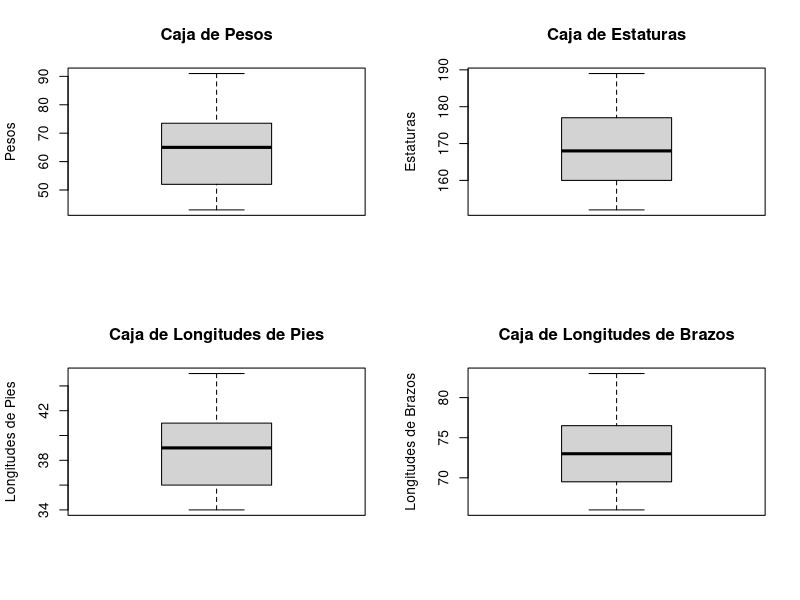
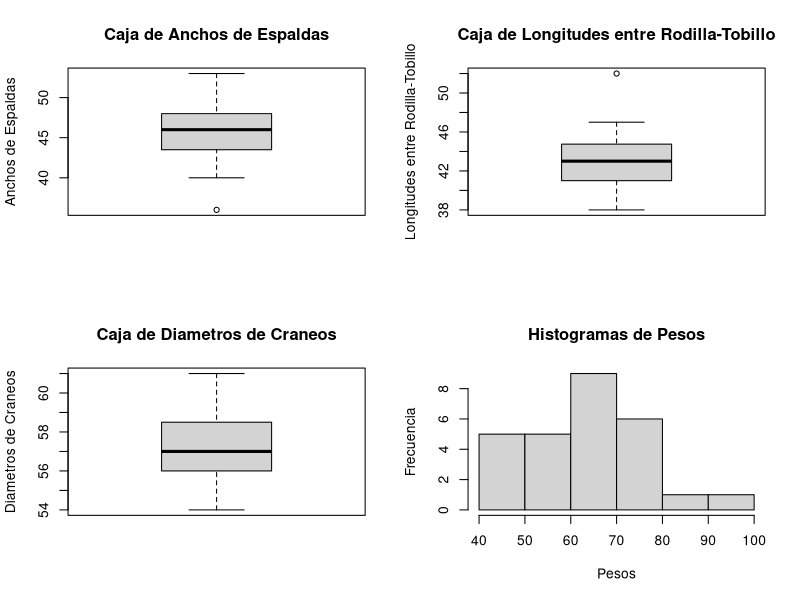
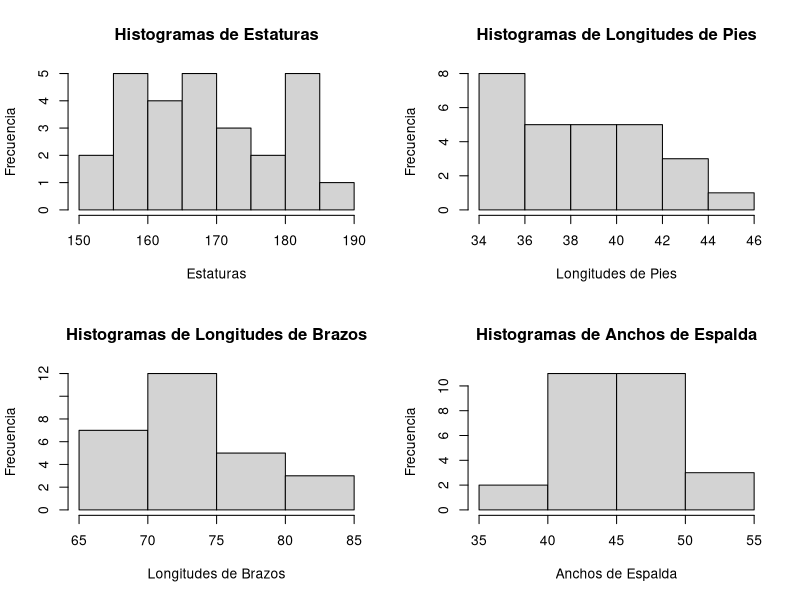
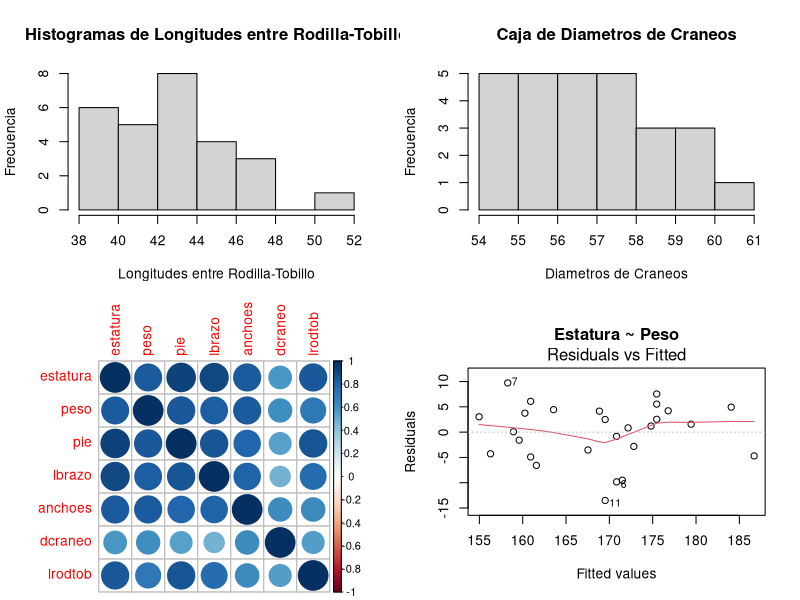
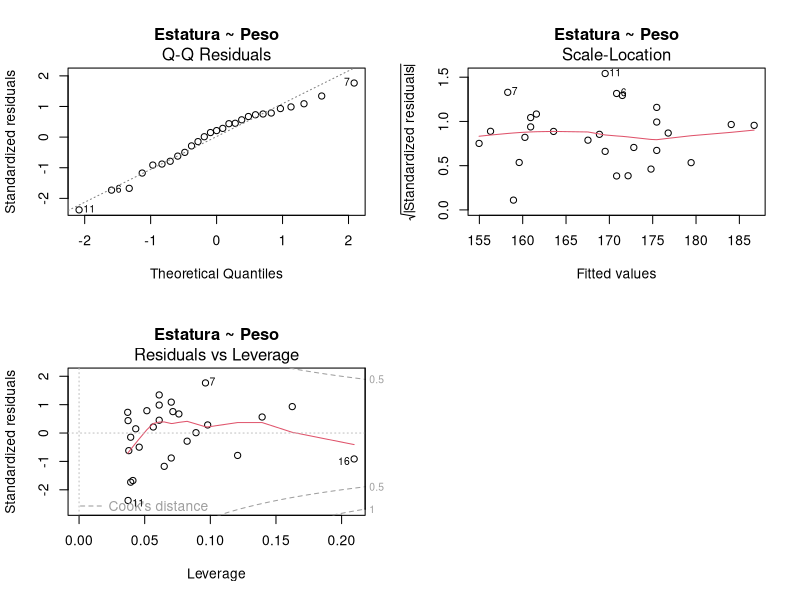
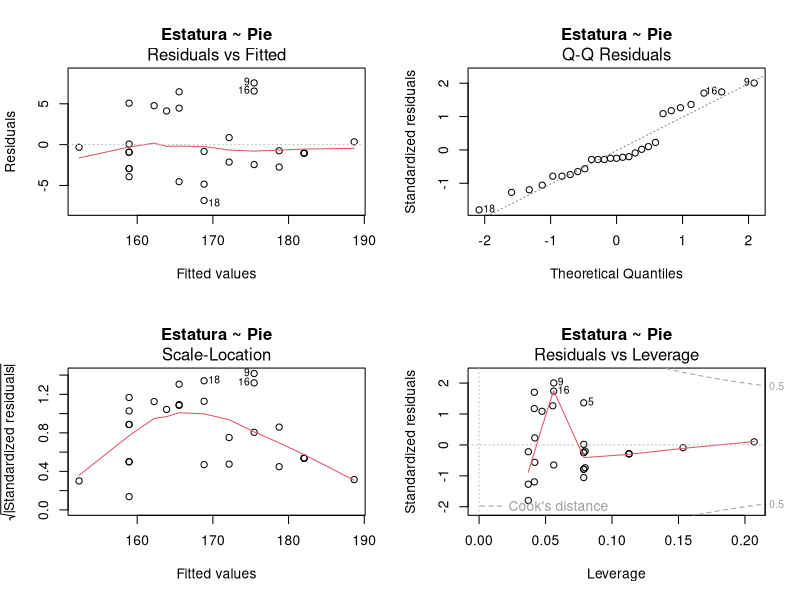
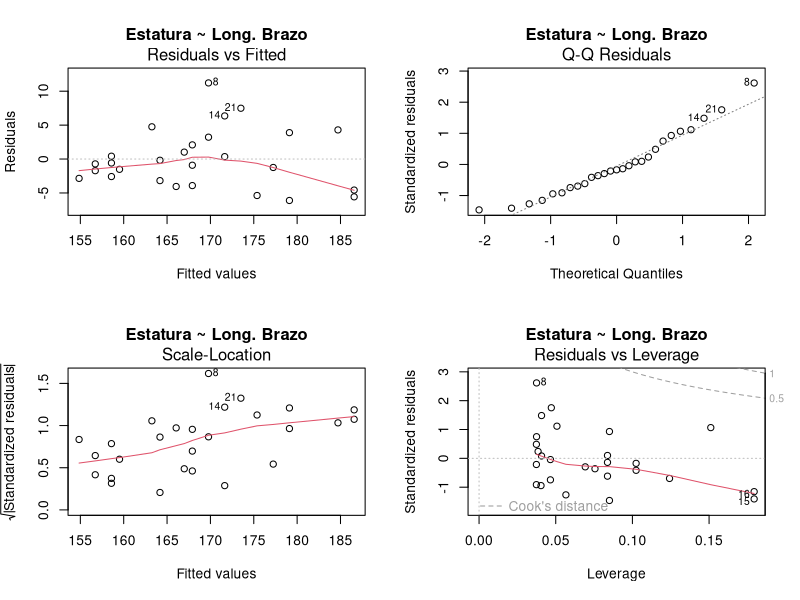
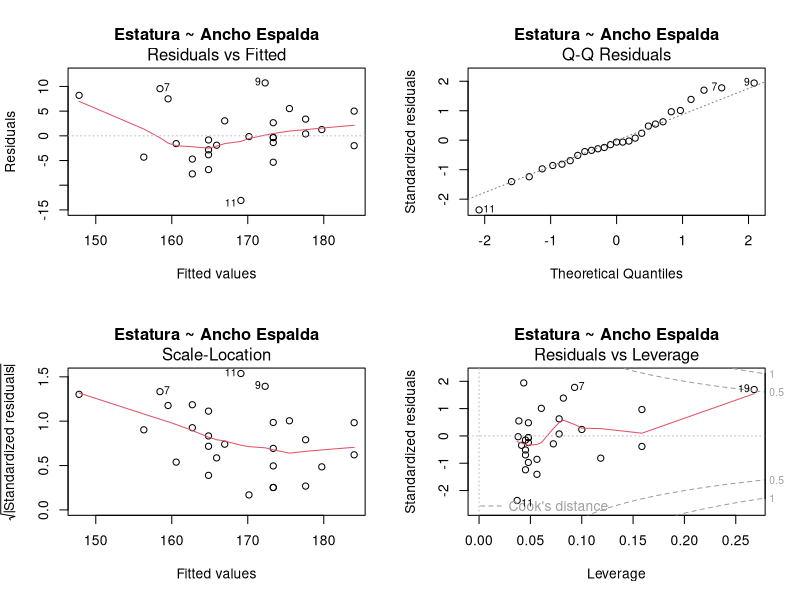

These charts were generated, in order, by the following R code:
# Proyecto Final
# Autor: David Segura #13-11341
#        Manuel Faria #15-10463
#        Juan Oropeza #15-11041

library(corrplot)
datos = read.table("Proyecto2A.txt",header=T)
par(mfrow = c(2,2))

# 1. Realice un analisis descriptivo y exploratorio de los datos. Incluya en este
# analisis la matriz de correlacion.

# Peso
peso = datos$peso
summary(peso)
sd(peso)
boxplot(peso,main="Caja de Pesos",ylab="Pesos")

# Estatura
estatura = datos$estatura
summary(estatura)
sd(estatura)
boxplot(estatura,main="Caja de Estaturas",ylab="Estaturas")

# Longitud de Pie
pie = datos$pie
summary(pie)
sd(pie)
boxplot(pie,main="Caja de Longitudes de Pies",ylab="Longitudes de Pies")

# Longitud de Brazo
lbrazo = datos$lbrazo
summary(lbrazo)
sd(lbrazo)
boxplot(lbrazo,main="Caja de Longitudes de Brazos",ylab="Longitudes de Brazos")

# Ancho de Espalda
anchoes = datos$anchoes
summary(anchoes)
sd(anchoes)
boxplot(anchoes,main="Caja de Anchos de Espaldas",ylab="Anchos de Espaldas")

# Longitud entre la rodilla y el tobillo
lrodtob = datos$lrodtob
summary(lrodtob)
sd(lrodtob)
boxplot(lrodtob,main="Caja de Longitudes entre Rodilla-Tobillo",ylab="Longitudes entre Rodilla-Tobillo")

# Diametro del Craneo
dcraneo = datos$dcraneo
summary(dcraneo)
sd(dcraneo)
boxplot(dcraneo,main="Caja de Diametros de Craneos",ylab="Diametros de Craneos")

# Paises de procedencia
pais_de_procedencia = datos$pais_de_procedencia
summary(pais_de_procedencia)

# Histogramas
hist(peso,main="Histogramas de Pesos",ylab="Frecuencia",xlab="Pesos")
hist(estatura,main="Histogramas de Estaturas",ylab="Frecuencia",xlab="Estaturas")
hist(pie,main="Histogramas de Longitudes de Pies",ylab="Frecuencia",xlab="Longitudes de Pies")
hist(lbrazo,main="Histogramas de Longitudes de Brazos",ylab="Frecuencia",xlab="Longitudes de Brazos")
hist(anchoes,main="Histogramas de Anchos de Espalda",ylab="Frecuencia",xlab="Anchos de Espalda")
hist(lrodtob,main="Histogramas de Longitudes entre Rodilla-Tobillo",ylab="Frecuencia",xlab="Longitudes entre Rodilla-Tobillo")
hist(dcraneo,main="Caja de Diametros de Craneos",ylab="Frecuencia",xlab="Diametros de Craneos")

# Matriz de Correlacion
variables_cuant = datos[1:7]
datos.cor = cor(variables_cuant)
corrplot(datos.cor)

# 2. Encuentre el modelo de regresion simple que mejor se ajuste a
# los datos; realice las pruebas estadisticas que considere conveniente
# para justificar su respuesta, incluyendo un analisis de residuales.

# Peso
modeloPeso = lm(estatura~peso)
summary(modeloPeso)
plot(modeloPeso, main = "Estatura ~ Peso")

# Pie
modeloPie = lm(estatura~pie)
summary(modeloPie)
par(mfrow=c(2,2))
plot(modeloPie, main = "Estatura ~ Pie")

# Longitud de Brazo
modeloLbrazo = lm(estatura~lbrazo)
summary(modeloLbrazo)
plot(modeloLbrazo, main = "Estatura ~ Long. Brazo")

# Ancho Espalda
modeloAnchoes = lm(estatura~anchoes)
summary(modeloAnchoes)
plot(modeloAnchoes, main = "Estatura ~ Ancho Espalda")

# Diametro de Craneo
modeloDcraneo = lm(estatura~dcraneo)
summary(modeloDcraneo)
plot(modeloDcraneo, main = "Estatura ~ Diametro Craneo")

# Longitud entre Rodilla y el Tobillo
modeloLrodtob = lm(estatura~lrodtob)
summary(modeloLrodtob)
plot(modeloLrodtob, main = "Estatura ~ Long. Rodilla-Tobillo")

# 3. Emplee comparacion de modelos para establecer el modelo multiple mas
# apropiado. Realice, como en el inciso 2, todas las pruebas estadisticas
# que considere conveniente para justificar su respuesta, incluyendo un 
# analisis de residuos. Considere un nivel del 5%.

# Regresion paso a paso hacia atras
# Tenemos el modelo multiple con todas las variables
multiple1 = lm(estatura~peso + pie + lbrazo + anchoes + dcraneo + lrodtob)
summary(multiple1)
plot(multiple1,main="Multiple 1")
# Menos significativa es b0

multiple2 = lm(estatura~peso + pie + lbrazo + anchoes + dcraneo + lrodtob - 1)
summary(multiple2)
plot(multiple2,main="Multiple 2")
# Menos significativa es el peso

multiple3 = lm(estatura~pie + lbrazo + anchoes + dcraneo + lrodtob - 1)
summary(multiple3)
plot(multiple3,main="Multiple 3")
# Menos significativa es anchoes

multiple4 = lm(estatura~pie + lbrazo + dcraneo + lrodtob - 1)
summary(multiple4)
plot(multiple4,main="Multiple 4")
# Menos significativa es lrodtob

multiple5 = lm(estatura~pie + lbrazo + dcraneo - 1)
summary(multiple5)
plot(multiple5,main="Multiple 5")
# Aqui ya todos son significativos con nivel de 0.05 


# 4. Estudios previos indican que los estudiantes de doctorado en España
# muestran un peso promedio de 64 kg, aunque estudios en otros doctorados 
# suponen que dicho peso es superior al mostrado por este análisis. Con un
# nivel de confianza que usted cnsidere necesario, realice un código en el
# software estadístico R que mueste el resultado de dicho análisis. Analice
# los resultados y concluya.


# Dado que la muesta es pequeña se debe verificar si se distribuye de manera normal
españa = subset(datos,pais_de_procedencia == "España")$peso
qqnorm(españa, main = "Gráfica Cuantil-Cuantil Normal", xlab = "Cuantiles Teoricos", ylab = "Cuantiles de la muesta")
qqline(españa)
# Podemos afirmar que los datos se distribuyen de forma normal
# Tamaño de la muestra
n = length(españa)

# Prueba T-Estudent para obtenet estadistico y p-valor
t.test(españa, alternative = "greater", mu = 64, conf.level = 0.99)


# 5. Para el modelo de regresión lineal simple obtenido en el inciso 2, realice 
# la predicción correspondiente para la estatura de 5 estudiantes que se anexan
# a la muestra (Est=estudiantes), los datos se presentan en el Cuadro 1. Grafique
# los intervalos de predicción y de confianza respectivamente. Realice el 
# análisis respectivo.

# Como el mejor modeloque se ajustó fue el de los pies, usaremos ese para predecir
# la estura de los estudiantes.
modeloPie = lm(estatura~pie)
newPoints = data.frame(pie=c(34, 37, 39, 44, 36))

# Graficamos los datos
plot(pie, estatura)
abline(modeloPie)

# Predicción para los nuevos estudiantes
(predict(modeloPie, newPoints, interval = 'predict'))

# Generamos puntos necesarios para las bandas
sequence = data.frame(pie = seq(34, 44, 1))

# Intervalo de predicción
Pie1 = predict(modeloPie, sequence, interval = "prediction")
lines(sequence$pie, Pie1[,2], lty = 2, col = "red")
lines(sequence$pie, Pie1[,3], lty = 2, col = "red")

# Intervalo de confianza para el 95%
Pie2 = predict(modeloPie, sequence, interval = "confidence")
lines(sequence$pie, Pie2[,2], lty = 2, col = "blue")
lines(sequence$pie, Pie2[,3], lty = 2, col = "blue")

# 6. ¿Existe suficiente evidencia que permita concluir que la estatura media de los estudiantes 
# difiere con respecto al país de procedencia? Use el procedimiento de análisis de varianza para 
# un diseño de un factor. ¿Qué concluiría usted con un nivel de significancia de alpha = 0.03?

# H0: No hay diferencias entre las medias
# Ha: Hay diferencias entre las medias

# Obtenemos los datos de las estaturas para cada uno de los paises
estAme = datos$estatura[ pais_de_procedencia == 'América' ]
estChi = datos$estatura[ pais_de_procedencia == 'China' ]
estEsp = datos$estatura[ pais_de_procedencia == 'España' ]
estInd = datos$estatura[ pais_de_procedencia == 'India' ]

dat = c(estAme, estChi, estEsp, estInd)

# Realizamos el calculo de los factores
fac = c(replicate(length(estAme), "América"), replicate(length(estChi), "China"), 
        replicate(length(estEsp), "España"), replicate(length(estInd), "India"))
factr = factor(fac)
tapply(dat, factr, mean)

# Diagrama de caja del modelo
boxplot(dat~factr, xlab = "País", ylab = "Estaura en cm.")

# Creamos el modelo
mod = lm(dat~factr)

# Analisis de Varianza
anova(mod)

# Verificamos dos a dos
pairwise.t.test(dat, factr)
